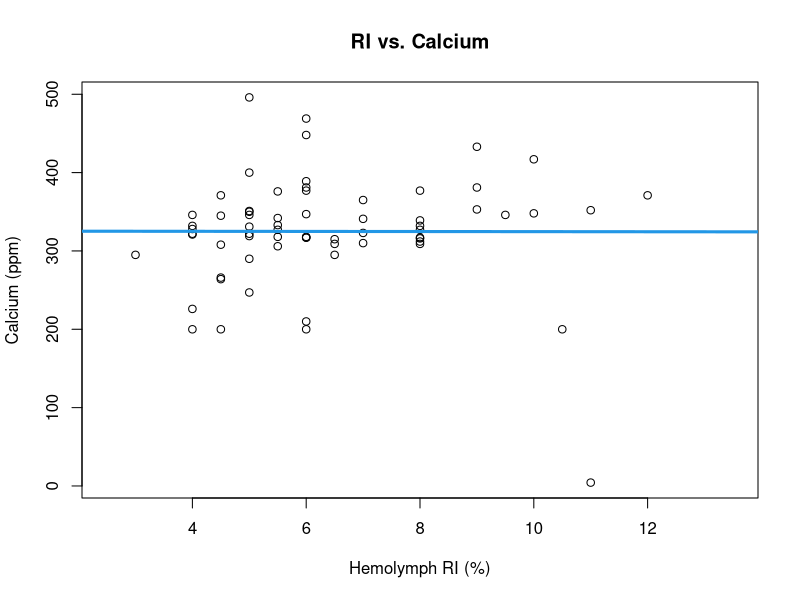
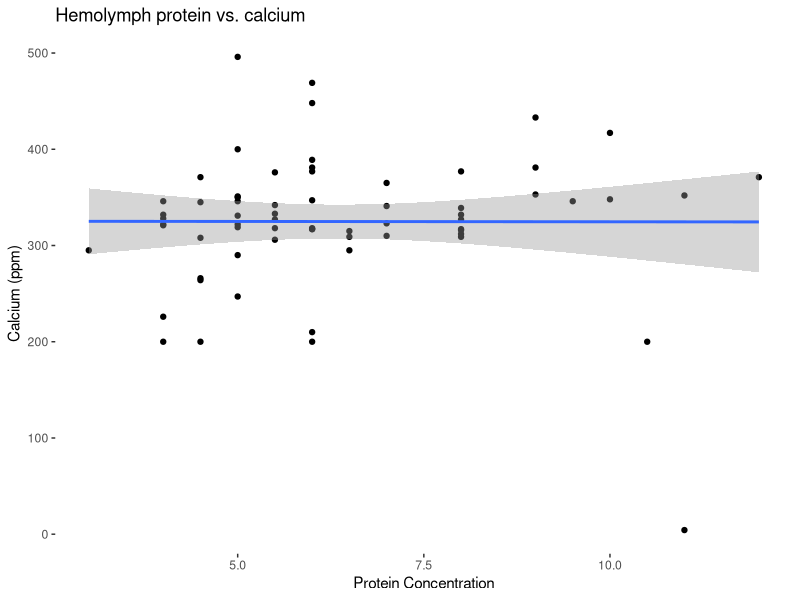
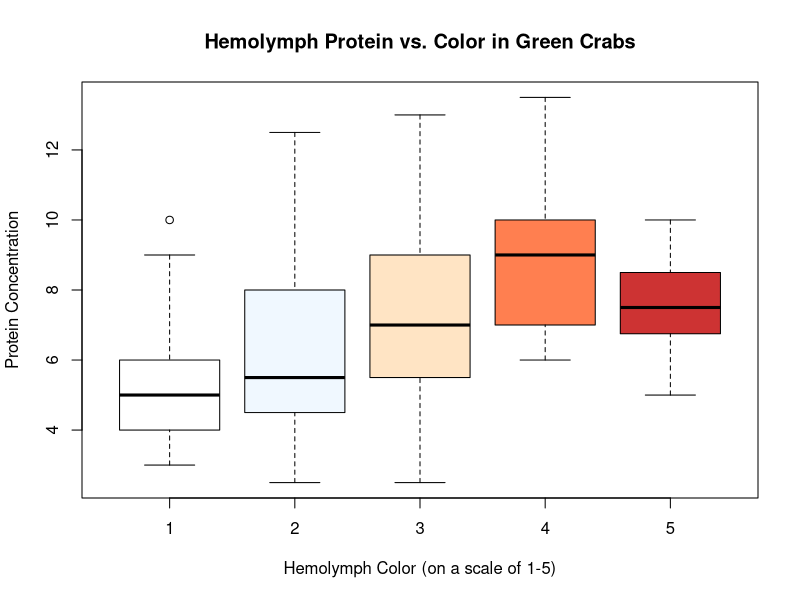
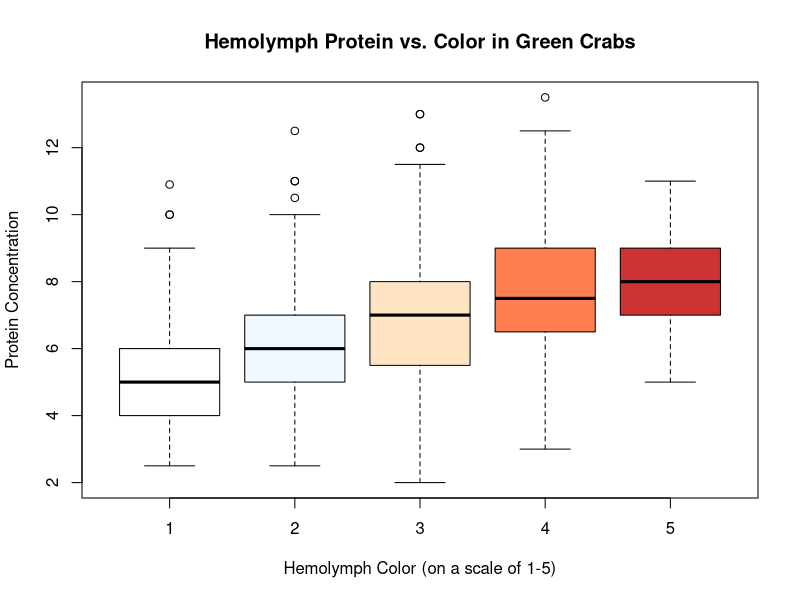
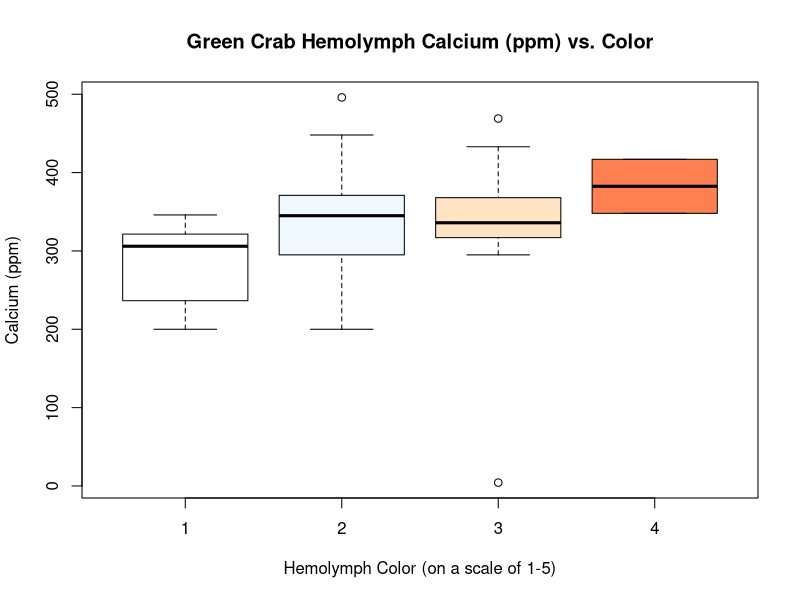

R code for these plots, in order:
## ---- chunk 1

# read in relevant documents for this data
gc_dat <- read.csv("../data/prelim_gc_data.csv")

#  updated with full data set 2022-07-27

gc_dat_upd <- read.csv("../data/Condo_Data_Raw_CML_WEL_11_10_22.csv")

gc_dat_upd$Color <- factor(gc_dat_upd$Color, 
                           levels = c('1', '2', '3', '4', '5'))
gc_dat_upd$Color <- as.factor(gc_dat_upd$Color)

gc_dat_upd$RI <- as.numeric(gc_dat_upd$RI)

# libraries for data visualization
library(ggplot2)
library(dplyr)
library(gridExtra)
library(scatterplot3d)
library(MASS)

## ---- chunk 2

plot(Ca ~ RI, data = gc_dat, main = "RI vs. Calcium",
      xlab = "Hemolymph RI (%)", ylab = "Calcium (ppm)")
abline(lm (Ca ~ RI, data = gc_dat), col = 4, lwd = 3)

# correlation plot to look at RI vs. Calcium
# doesn't appear to be a trend

## ---- chunk 3

gc_dat %>% 
        # pipes molt data into ggplot
  ggplot(aes(x = RI, y = Ca)) + 
        # populates plot with hemo ri and ca info
    geom_point() + geom_smooth(method=lm) + 
        # specifies type of plot -- linear model with 95 percent confidence
        xlab("Protein Concentration") + 
        ylab ("Calcium (ppm)") +
        ggtitle("Hemolymph protein vs. calcium") +
        # renames x and y labels and title
      xlim(3, 12) + 
        # specifies x axis between 3 and 12 for more clear visualization
      theme(panel.grid.major = element_blank(),
              panel.grid.minor = element_blank(), 
              panel.background = element_blank())

## ---- chunk 4

ca_ri_mod <- lm(Ca ~ RI, data = gc_dat)
nobs(ca_ri_mod) # tells that there are 127 observations used in this model
summary(ca_ri_mod)
anova(ca_ri_mod) # standard anova
car::Anova(ca_ri_mod, type = 3) # type 3 anova for significance testing

# taken from all during molt cycle, leading to lots of variation
# pointing to trend; small r^2 due to assessing crabs at different times of
# molt cycle
## ---- chunk 5

boxplot(RI ~ Color, data = gc_dat,
         main = "Hemolymph Protein vs. Color in Green Crabs", 
         xlab = "Hemolymph Color (on a scale of 1-5)", 
         ylab = "Protein Concentration", 
         col= c('white', 'aliceblue', 'bisque', 'coral', 'brown3'))


# box plot comparing average RIs for different colored hemolymph
# appears that there are some differences between hemo RI 
# if you want to make graph fancy: make different colors correspond 
# to colors of hemolymph harvested
## ---- chunk 6

boxplot(RI ~ Color, data = gc_dat_upd,
         main = "Hemolymph Protein vs. Color in Green Crabs", 
         xlab = "Hemolymph Color (on a scale of 1-5)", 
         ylab = "Protein Concentration", 
         col= c('white', 'aliceblue', 'bisque', 'coral', 'brown3'))
## ---- chunk 7

boxplot( Ca ~ Color, data = gc_dat, 
      main = "Green Crab Hemolymph Calcium (ppm) vs. Color",
      xlab = "Hemolymph Color (on a scale of 1-5)",
      ylab = "Calcium (ppm)",
      col= c('white', 'aliceblue', 'bisque', 'coral'))

# appears that calcium increases as hemolymph color darkens
## ---- chunk 8

ri_col_mod = lm(Color ~ RI + Ca + RI:Ca, data = gc_dat)
# model for analyzing the effect of ri and ca on color, as well as the
# interaction between the two

summary(ri_col_mod)
anova(ri_col_mod)
car::Anova(ri_col_mod, type = 3)

car::Anova(lm(Color ~ Ca, data = gc_dat), type = 3)
car::Anova(lm(Color ~ RI, data = gc_dat), type = 3)
# interaction model to assess whether or not hemolymph color is altered by
# the interaction between RI and Ca
## ---- chunk 9

fcol <- factor(gc_dat$Color)
# color is on a scale of 1-5; appears as "numeric"; categorical factor

ri_col_aov <- aov (RI ~ fcol, data=gc_dat)
summary(ri_col_aov)
# type 1 aov used for Tukey test
# tests between categories: is 1 dif. than 2, etc.

TukeyHSD(ri_col_aov, conf.level = 0.95) 
# run tukey model
# all categories are different: EXCEPT 5 with 3 and 4
## ---- chunk 10

fcol <- factor(gc_dat_upd$Color)
# color is on a scale of 1-5; appears as "numeric"; categorical factor

ri_col_aov_upd <- aov (RI ~ fcol, data=gc_dat_upd)
summary(ri_col_aov_upd)
# type 1 aov used for Tukey test
# tests between categories: is 1 dif. than 2, etc.

TukeyHSD(ri_col_aov_upd, conf.level = 0.95) 

## ---- chunk 11

fcol <- factor(gc_dat$Color)
# color is on a scale of 1-5; appears as "numeric"; categorical factor

ri_ca_aov <- aov (Ca ~ fcol, data=gc_dat)
summary(ri_ca_aov)
# type 1 aov used for Tukey test
# tests between categories: is 1 dif. than 2, etc.

TukeyHSD(ri_ca_aov, conf.level = 0.95) 
# run tukey model
# 2-1, 3-1, 4-1 are significantly different; other categories are the same
